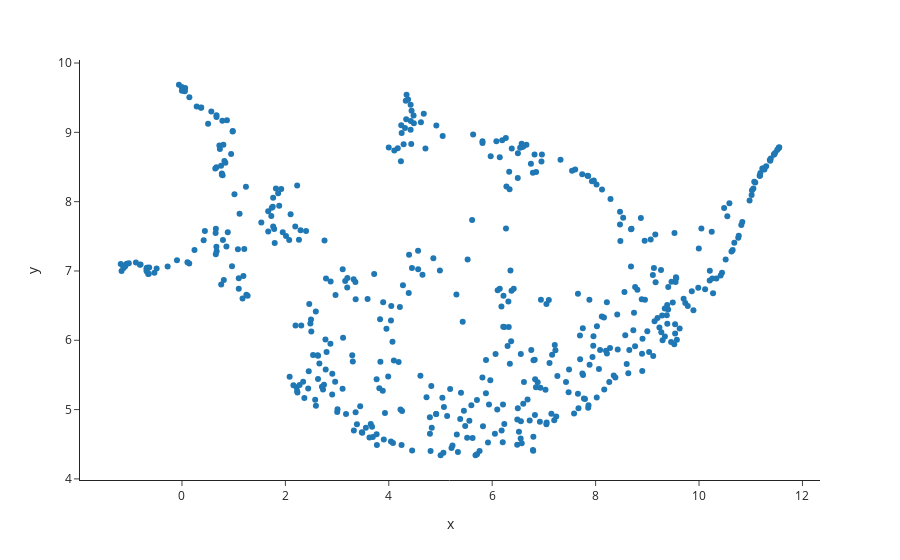

Source (notebook cell):
### Markdown cell above
The computation will take 10-20 minutes in a standard desktop computer.

We can visualize the resulting space of cell morphologies using UMAP:

### Code cell
import cajal.utilities
import umap
import plotly.express

# Read GW distance matrix
cells, gw_dist_dict = cajal.utilities.read_gw_dists("/home/jovyan/swc_bdad_100pts_geodesic_GW_dmat.csv", header=True)
gw_dist = cajal.utilities.dist_mat_of_dict(gw_dist_dict,cells)

# Compute UMAP representation
reducer = umap.UMAP(metric="precomputed", random_state=1)
embedding = reducer.fit_transform(gw_dist)

# Visualize UMAP
plotly.express.scatter(x=embedding[:,0], 
                       y=embedding[:,1], 
                       template="simple_white", 
                       hover_name=[m + ".swc" for m in cells])

### Figure 1 — Plotly figure (JSON) as saved in the notebook; plotly's stock layout.template omitted (floating-point values rounded to 4 significant figures; data arrays with more than 128 entries replaced by an {"elided": "..."} marker saying what was removed)
{"data": [{"hovertemplate": "<b>%{hovertext}</b><br><br>x=%{x}<br>y=%{y}<extra></extra>", "hovertext": {"elided": "509 str values"}, "legendgroup": "", "marker": {"color": "#1F77B4", "symbol": "circle"}, "mode": "markers", "name": "", "orientation": "v", "showlegend": false, "type": "scatter", "x": {"elided": "509 float values"}, "xaxis": "x", "y": {"elided": "509 float values"}, "yaxis": "y"}], "layout": {"autosize": true, "legend": {"tracegroupgap": 0}, "margin": {"t": 60}, "xaxis": {"anchor": "y", "autorange": true, "domain": [0, 1], "range": [-1.959, 12.33], "title": {"text": "x"}, "type": "linear"}, "yaxis": {"anchor": "x", "autorange": true, "domain": [0, 1], "range": [3.927, 10.1], "title": {"text": "y"}, "type": "linear"}}}
